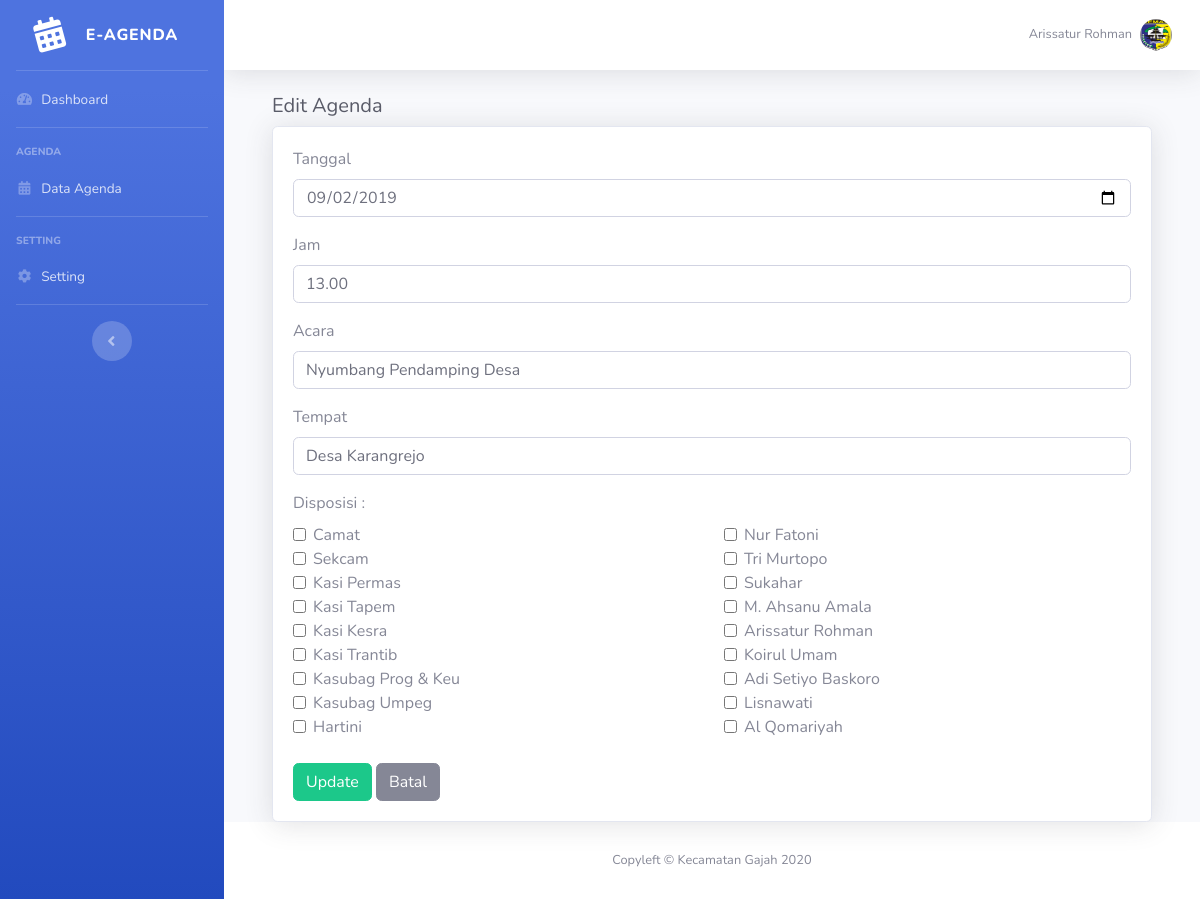
The page /admin/index.php?page=agenda&aksi=edit&id=14 (signed in) on the database its author committed.
### tables this page shows
CREATE TABLE `tb_user` (
  `id` int(11) NOT NULL,
  `user` varchar(50) NOT NULL,
  `pass` varchar(255) NOT NULL,
  `nama` varchar(50) NOT NULL,
  `opd` varchar(100) NOT NULL,
  `alamat` varchar(100) NOT NULL,
  `telp` varchar(20) NOT NULL
);

CREATE TABLE `tb_agenda` (
  `id` int(11) NOT NULL,
  `tgl` date NOT NULL,
  `jam` varchar(10) NOT NULL,
  `acara` varchar(255) NOT NULL,
  `tempat` varchar(100) NOT NULL,
  `dispo` varchar(50) NOT NULL
);

### admin/index.php (the view, shortened to what this page needs)
<?php
include('../admin/config.php');
?>
<!DOCTYPE html>
<html lang="en">
<head>
  <link href="../assets/vendor/fontawesome-free/css/all.min.css" rel="stylesheet" type="text/css">
  <link href="../assets/css/sb-admin-2.min.css" rel="stylesheet">
  <link href="../assets/vendor/datatables/dataTables.bootstrap4.min.css" rel="stylesheet">
</head>
<body id="page-top">
  <div id="wrapper">
    <ul class="navbar-nav bg-gradient-primary sidebar sidebar-dark accordion" id="accordionSidebar">
      <a class="sidebar-brand d-flex align-items-center justify-content-center" href="index.php">
        <div class="sidebar-brand-icon rotate-n-15">
          <i class="fas fa-fw fa-calendar-alt"></i>
        </div>
        <div class="sidebar-brand-text mx-3">e-Agenda</div>
      </a>
      <hr class="sidebar-divider my-0">
      <li class="nav-item">
        <a class="nav-link" href="index.php">
          <i class="fas fa-fw fa-tachometer-alt"></i>
          <span>Dashboard</span></a>
      </li>
      <hr class="sidebar-divider">
      <div class="sidebar-heading">
        AGENDA
      </div>
      <li class="nav-item">
        <a class="nav-link" href="?page=agenda">
          <i class="fas fa-fw fa-calendar-alt"></i>
          <span>Data Agenda</span></a>
      </li>
      <hr class="sidebar-divider">
      <div class="sidebar-heading">
        SETTING
      </div>
      <li class="nav-item">
        <a class="nav-link" href="?page=setting">
          <i class="fas fa-fw fa-cog"></i>
          <span>Setting</span></a>
      </li>
      <hr class="sidebar-divider d-none d-md-block">
      <div class="text-center d-none d-md-inline">
        <button class="rounded-circle border-0" id="sidebarToggle"></button>
      </div>
    </ul>
    <div id="content-wrapper" class="d-flex flex-column">
      <div id="content">
        <nav class="navbar navbar-expand navbar-light bg-white topbar mb-4 static-top shadow">
          <ul class="navbar-nav ml-auto">
            <li class="nav-item dropdown no-arrow">
              <?php
              $sql = $conn->query("SELECT * FROM tb_user");
              while ($data=$sql->fetch_assoc()){
              ?>
              <a class="nav-link dropdown-toggle" href="#" id="userDropdown" role="button" data-toggle="dropdown" aria-haspopup="true" aria-expanded="false">
                <span class="mr-2 d-none d-lg-inline text-gray-600 small"><?php echo $data['nama']; ?></span>
                <img class="img-profile rounded-circle" src="../img/logo.png">
              </a>
              <?php } ?>
            </li>
          </ul>
        </nav>
        <div class="container-fluid">
          <?php
            $page = $_GET['page'];
            $aksi = $_GET['aksi'];
            if ($page == "agenda") {
              if ($aksi == "") {
                include "../admin/agenda/agenda.php";
              }elseif ($aksi== "tambah") {
                include "../admin/agenda/tambah.php";
              }
              elseif ($aksi== "edit") {
                include "../admin/agenda/edit.php";
              }
              elseif ($aksi== "hapus") {
                include "../admin/agenda/hapus.php";
              }
            }
            elseif ($page == "instansi") {
              if ($aksi == "") {
                include "../admin/setting/profil.php";
              }
            }
              elseif ($page == "") {
                include "../admin/dashboard.php";
            }
            ?>
        </div>
      </div>
      <?php
      $sql = $conn->query("SELECT * FROM tb_user");
      while ($data=$sql->fetch_assoc()){
       ?>
       <?php $tahun = date('Y'); ?>
      <footer class="sticky-footer bg-white">
        <div class="container my-auto">
          <div class="copyright text-center my-auto">
            <span>Copyleft &copy; <?php echo $data['opd']; ?> <?php echo $tahun; ?></span>
          </div>
        </div>
      </footer>
    <?php } ?>
    </div>
  </div>
</body>
</html>

### admin/agenda/edit.php (shortened to what this page needs)
<?php
$id = $_GET['id'];
$sql = $conn->query("SELECT * FROM tb_agenda where id='$id'");
$result = $sql->fetch_assoc();
$ceklist = explode(', ', $result['dispo']);
 ?>
<div class="container-fluid">
  <h1 class="h5 mb-2 text-gray-800">Edit Agenda</h1>
  <div class="card shadow">
    <div class="card-body">
      <form method="POST" >
        <div class="form-group">
          <label >Tanggal</label>
          <input type="date" class="form-control" name="tgl" value="<?php echo $result['tgl']; ?>">
        </div>
        <div class="form-group">
          <label >Jam</label>
          <input class="form-control" name="jam" value="<?php echo $result['jam']; ?>" placeholder="Tulis Jam">
        </div>
        <div class="form-group">
          <label >Acara</label>
          <input class="form-control" name="acara" value="<?php echo $result['acara']; ?>" placeholder="Masukkan Acara / Kegiatan">
        </div>
        <div class="form-group">
          <label>Tempat</label>
          <input class="form-control" name="tempat" value="<?php echo $result['tempat']; ?>" placeholder="Tempat">
        </div>
          <label>Disposisi :</label>
        <div class="row">
          <div class="col-6">
            <div class="form-check">
              <input type="checkbox" class="form-check-input" name="dispo[]" value="Camat" <?php in_array ('Camat', $ceklist) ? print "checked" : ""; ?> > Camat<br>
              <input type="checkbox" class="form-check-input" name="dispo[]" value="Sekcam" <?php in_array ('Sekcam', $ceklist) ? print "checked" : ""; ?> > Sekcam<br>
              <input type="checkbox" class="form-check-input" name="dispo[]" value="Kasi Permas" <?php in_array ('Kasi Permas', $ceklist) ? print "checked" : ""; ?> > Kasi Permas<br>
              <input type="checkbox" class="form-check-input" name="dispo[]" value="Kasi Tapem" <?php in_array ('Kasi Tapem', $ceklist) ? print "checked" : ""; ?> > Kasi Tapem<br>
              <input type="checkbox" class="form-check-input" name="dispo[]" value="Kasi Kesra" <?php in_array ('Kasi Kesra', $ceklist) ? print "checked" : ""; ?> > Kasi Kesra<br>
              <input type="checkbox" class="form-check-input" name="dispo[]" value="Kasi Trantib" <?php in_array ('Kasi Trantib', $ceklist) ? print "checked" : ""; ?> > Kasi Trantib<br>
              <input type="checkbox" class="form-check-input" name="dispo[]" value="Kasubag Prog & Keu" <?php in_array ('Kasubag Prog & Keu', $ceklist) ? print "checked" : ""; ?> > Kasubag Prog & Keu<br>
              <input type="checkbox" class="form-check-input" name="dispo[]" value="Kasubag Umpeg" <?php in_array ('Kasubag Umpeg', $ceklist) ? print "checked" : ""; ?> > Kasubag Umpeg<br>
              <input type="checkbox" class="form-check-input" name="dispo[]" value="Hartini" <?php in_array ('Hartini', $ceklist) ? print "checked" : ""; ?> > Hartini<br>
            </div>
          </div>
          <div class="col-6">
            <div class="form-check">
              <input type="checkbox" class="form-check-input" name="dispo[]" value="Nur Fatoni" <?php in_array ('Nur Fatoni', $ceklist) ? print "checked" : ""; ?> > Nur Fatoni<br>
              <input type="checkbox" class="form-check-input" name="dispo[]" value="Tri Murtopo" <?php in_array ('Tri Murtopo', $ceklist) ? print "checked" : ""; ?> > Tri Murtopo<br>
              <input type="checkbox" class="form-check-input" name="dispo[]" value="Sukahar" <?php in_array ('Sukahar', $ceklist) ? print "checked" : ""; ?> > Sukahar<br>
              <input type="checkbox" class="form-check-input" name="dispo[]" value="M. Ahsanu Amala" <?php in_array ('M. Ahsanu Amala', $ceklist) ? print "checked" : ""; ?> > M. Ahsanu Amala<br>
              <input type="checkbox" class="form-check-input" name="dispo[]" value="Arissatur Rohman" <?php in_array ('Arissatur Rohman', $ceklist) ? print "checked" : ""; ?> > Arissatur Rohman<br>
              <input type="checkbox" class="form-check-input" name="dispo[]" value="Koirul Umam" <?php in_array ('Koirul Umam', $ceklist) ? print "checked" : ""; ?> > Koirul Umam<br>
              <input type="checkbox" class="form-check-input" name="dispo[]" value="Adi Setiyo Baskoro" <?php in_array ('Adi Setiyo Baskoro', $ceklist) ? print "checked" : ""; ?> > Adi Setiyo Baskoro<br>
              <input type="checkbox" class="form-check-input" name="dispo[]" value="Lisnawati" <?php in_array ('Lisnawati', $ceklist) ? print "checked" : ""; ?> > Lisnawati<br>
              <input type="checkbox" class="form-check-input" name="dispo[]" value="Al Qomariyah" <?php in_array ('Al Qomariyah', $ceklist) ? print "checked" : ""; ?> > Al Qomariyah<br>
            </div>
          </div>
        </div>
        <br>
        <input type="submit" class="btn btn-success" name="simpan" value="Update">
        <a href="?page=agenda" class="btn btn-secondary">Batal</a>
      </form>
    </div>
  </div>
</div>

### rows shown on the page
tb_user: nama "Arissatur Rohman", opd "Kecamatan Gajah"
tb_agenda: tgl "09/02/2019", jam "13.00", acara "Nyumbang Pendamping Desa", tempat "Desa Karangrejo"
